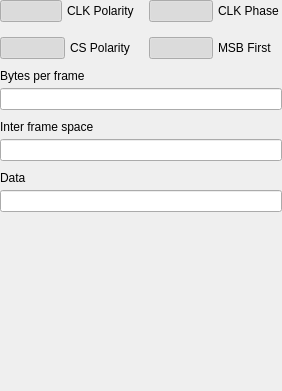
<?xml version="1.0" encoding="UTF-8"?>
<ui version="4.0">
 <class>SPIPatternUI</class>
 <widget class="QWidget" name="SPIPatternUI">
  <property name="geometry">
   <rect>
    <x>0</x>
    <y>0</y>
    <width>282</width>
    <height>391</height>
   </rect>
  </property>
  <property name="sizePolicy">
   <sizepolicy hsizetype="Preferred" vsizetype="Preferred">
    <horstretch>0</horstretch>
    <verstretch>0</verstretch>
   </sizepolicy>
  </property>
  <property name="windowTitle">
   <string>Form</string>
  </property>
  <layout class="QVBoxLayout" name="verticalLayout">
   <property name="spacing">
    <number>10</number>
   </property>
   <property name="leftMargin">
    <number>0</number>
   </property>
   <property name="topMargin">
    <number>0</number>
   </property>
   <property name="rightMargin">
    <number>0</number>
   </property>
   <property name="bottomMargin">
    <number>0</number>
   </property>
   <item>
    <layout class="QGridLayout" name="gridLayout">
     <property name="topMargin">
      <number>0</number>
     </property>
     <property name="rightMargin">
      <number>0</number>
     </property>
     <property name="bottomMargin">
      <number>0</number>
     </property>
     <property name="spacing">
      <number>15</number>
     </property>
     <item row="1" column="1">
      <layout class="QHBoxLayout" name="horizontalLayout_6">
       <property name="spacing">
        <number>5</number>
       </property>
       <item>
        <widget class="adiscope::SmallOnOffSwitch" name="PB_MSB">
         <property name="text">
          <string/>
         </property>
         <property name="checkable">
          <bool>true</bool>
         </property>
         <property name="checked">
          <bool>true</bool>
         </property>
        </widget>
       </item>
       <item>
        <widget class="QLabel" name="label_8">
         <property name="text">
          <string>MSB First</string>
         </property>
        </widget>
       </item>
      </layout>
     </item>
     <item row="0" column="1">
      <layout class="QHBoxLayout" name="horizontalLayout_5">
       <property name="spacing">
        <number>5</number>
       </property>
       <item>
        <widget class="adiscope::SmallOnOffSwitch" name="PB_CPHA">
         <property name="enabled">
          <bool>true</bool>
         </property>
         <property name="text">
          <string/>
         </property>
         <property name="checkable">
          <bool>true</bool>
         </property>
         <property name="checked">
          <bool>true</bool>
         </property>
         <property name="leftText" stdset="0">
          <string>1</string>
         </property>
         <property name="rightText" stdset="0">
          <string>0</string>
         </property>
         <property name="bothValid" stdset="0">
          <bool>true</bool>
         </property>
        </widget>
       </item>
       <item>
        <widget class="QLabel" name="label_3">
         <property name="text">
          <string>CLK Phase</string>
         </property>
        </widget>
       </item>
      </layout>
     </item>
     <item row="1" column="0">
      <layout class="QHBoxLayout" name="horizontalLayout_2">
       <property name="spacing">
        <number>5</number>
       </property>
       <property name="topMargin">
        <number>0</number>
       </property>
       <item>
        <widget class="adiscope::SmallOnOffSwitch" name="PB_CS">
         <property name="enabled">
          <bool>true</bool>
         </property>
         <property name="text">
          <string/>
         </property>
         <property name="checkable">
          <bool>true</bool>
         </property>
         <property name="checked">
          <bool>true</bool>
         </property>
         <property name="leftText" stdset="0">
          <string>1</string>
         </property>
         <property name="rightText" stdset="0">
          <string>0</string>
         </property>
         <property name="bothValid" stdset="0">
          <bool>true</bool>
         </property>
        </widget>
       </item>
       <item>
        <widget class="QLabel" name="label_7">
         <property name="text">
          <string>CS Polarity</string>
         </property>
        </widget>
       </item>
      </layout>
     </item>
     <item row="0" column="0">
      <layout class="QHBoxLayout" name="horizontalLayout">
       <property name="spacing">
        <number>5</number>
       </property>
       <property name="topMargin">
        <number>0</number>
       </property>
       <item>
        <widget class="adiscope::SmallOnOffSwitch" name="PB_CPOL">
         <property name="enabled">
          <bool>true</bool>
         </property>
         <property name="text">
          <string/>
         </property>
         <property name="checkable">
          <bool>true</bool>
         </property>
         <property name="checked">
          <bool>true</bool>
         </property>
         <property name="show_labels" stdset="0">
          <bool>true</bool>
         </property>
         <property name="leftText" stdset="0">
          <string>1</string>
         </property>
         <property name="rightText" stdset="0">
          <string>0</string>
         </property>
         <property name="bothValid" stdset="0">
          <bool>true</bool>
         </property>
        </widget>
       </item>
       <item>
        <widget class="QLabel" name="label_4">
         <property name="text">
          <string>CLK Polarity</string>
         </property>
        </widget>
       </item>
      </layout>
     </item>
    </layout>
   </item>
   <item>
    <layout class="QVBoxLayout" name="verticalLayout_2">
     <property name="spacing">
      <number>5</number>
     </property>
     <property name="topMargin">
      <number>0</number>
     </property>
     <item>
      <widget class="QLabel" name="label_6">
       <property name="text">
        <string>Bytes per frame</string>
       </property>
      </widget>
     </item>
     <item>
      <widget class="QLineEdit" name="LE_BPF"/>
     </item>
    </layout>
   </item>
   <item>
    <layout class="QVBoxLayout" name="verticalLayout_3">
     <property name="spacing">
      <number>5</number>
     </property>
     <property name="topMargin">
      <number>0</number>
     </property>
     <item>
      <widget class="QLabel" name="label_5">
       <property name="text">
        <string>Inter frame space</string>
       </property>
      </widget>
     </item>
     <item>
      <widget class="QLineEdit" name="LE_IFS"/>
     </item>
    </layout>
   </item>
   <item>
    <layout class="QVBoxLayout" name="verticalLayout_5">
     <property name="spacing">
      <number>5</number>
     </property>
     <property name="topMargin">
      <number>0</number>
     </property>
     <item>
      <widget class="QLabel" name="label_2">
       <property name="text">
        <string>Data</string>
       </property>
      </widget>
     </item>
     <item>
      <widget class="QLineEdit" name="LE_toSend"/>
     </item>
    </layout>
   </item>
   <item>
    <spacer name="verticalSpacer">
     <property name="orientation">
      <enum>Qt::Vertical</enum>
     </property>
     <property name="sizeHint" stdset="0">
      <size>
       <width>20</width>
       <height>40</height>
      </size>
     </property>
    </spacer>
   </item>
  </layout>
 </widget>
 <customwidgets>
  <customwidget>
   <class>adiscope::SmallOnOffSwitch</class>
   <extends>QPushButton</extends>
   <header>gui/smallOnOffSwitch.hpp</header>
  </customwidget>
 </customwidgets>
 <resources/>
 <connections/>
</ui>
